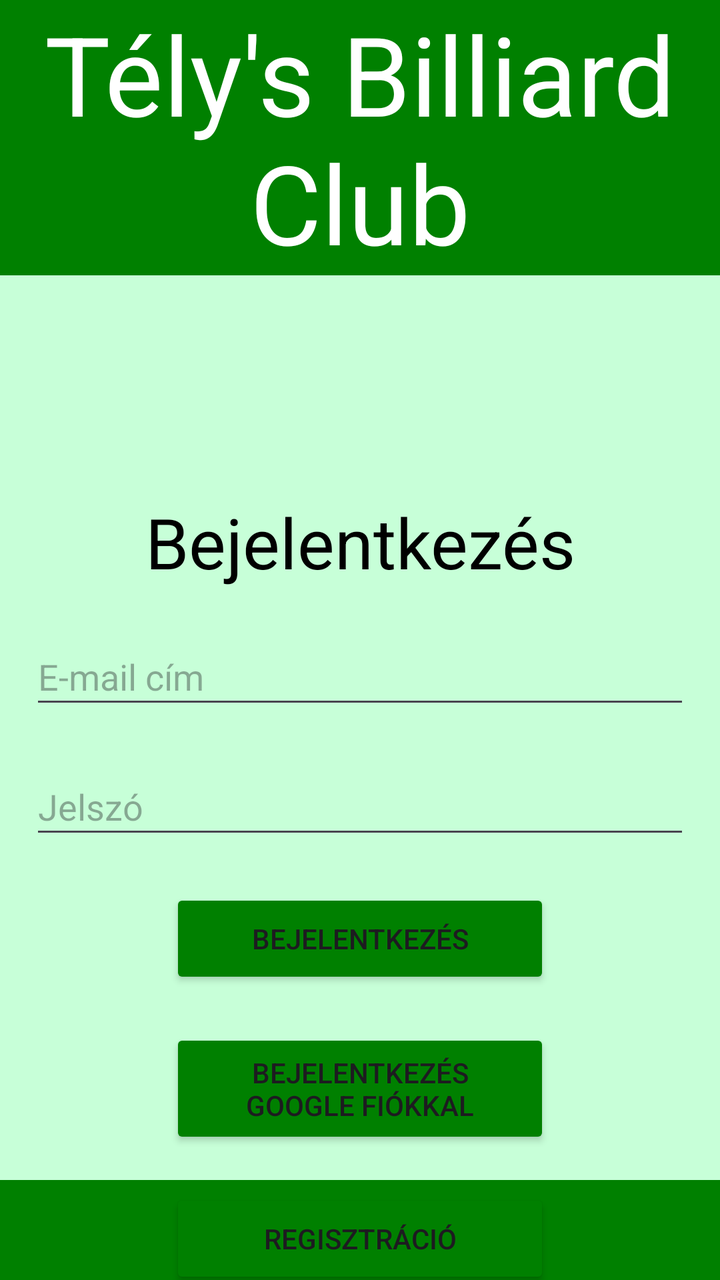
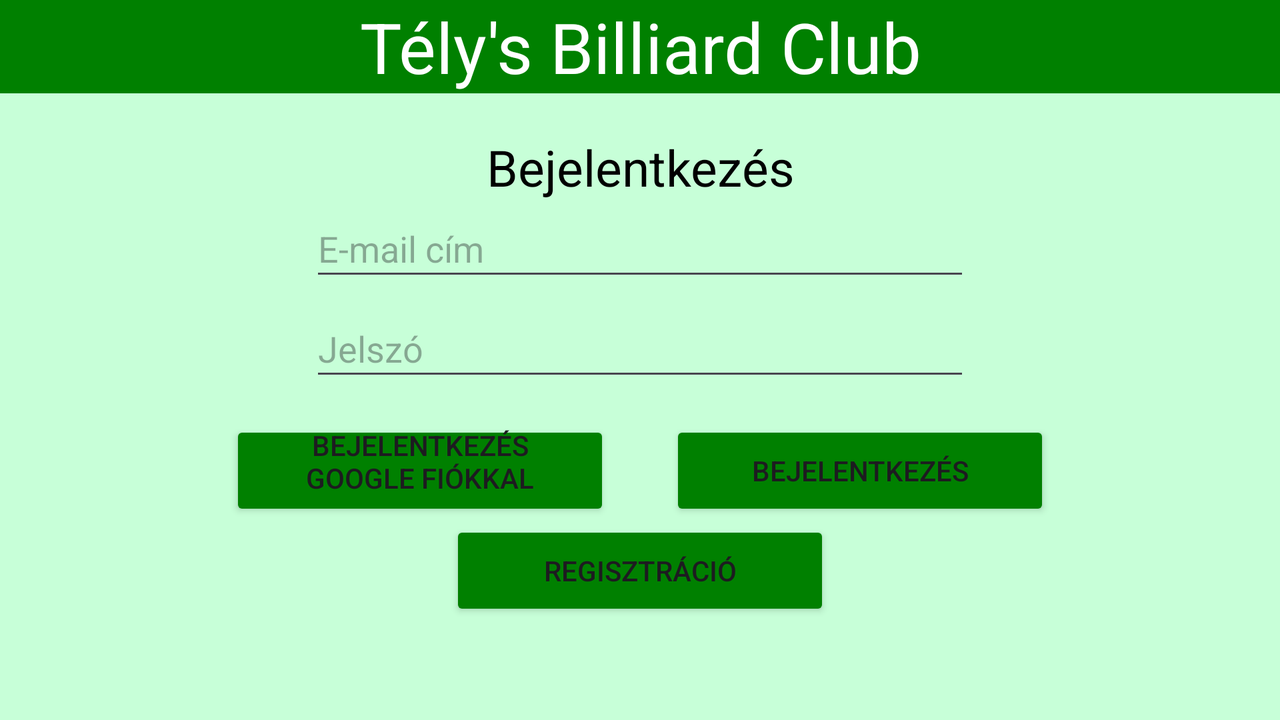

Compare how this app lays out the same screen by default and in its alternative resource folder. The renders come first, then the two layout files and the values they reference.
<!-- AndroidManifest.xml: application theme Theme.Billiard_idopontfoglalo_app -->
<!-- res/layout/activity_main.xml -->
<?xml version="1.0" encoding="utf-8"?>
<androidx.constraintlayout.widget.ConstraintLayout xmlns:android="http://schemas.android.com/apk/res/android"
    xmlns:app="http://schemas.android.com/apk/res-auto"
    xmlns:tools="http://schemas.android.com/tools"
    android:id="@+id/main"
    android:layout_width="match_parent"
    android:layout_height="match_parent"
    android:background="@color/light_green"
    tools:context=".MainActivity">


    <TextView
        android:id="@+id/BilliardClubNameEditText"
        android:layout_width="match_parent"
        android:layout_height="wrap_content"
        android:background="@color/dark_green"
        android:textColor="@color/white"
        android:text="@string/billiard_club_name"
        android:textAlignment="center"
        android:textSize="55sp"
        android:typeface="sans"
        />

    <TextView
        android:id="@+id/BejelentkezesEditText"
        android:layout_width="match_parent"
        android:layout_height="wrap_content"
        android:layout_marginTop="110dp"
        android:layout_marginBottom="@dimen/login_edittext_distance"
        android:textSize="35sp"
        android:text="@string/login_text"
        android:textAlignment="center"
        android:textAppearance="@color/black"
        app:layout_constraintTop_toBottomOf="@+id/BilliardClubNameEditText"
        app:layout_constraintEnd_toEndOf="parent"
        app:layout_constraintStart_toStartOf="parent" />

    <EditText
        android:id="@+id/EmailEditText"
        android:layout_width="@dimen/long_edittext_width"
        android:layout_height="@dimen/edittext_height"
        android:layout_marginTop="@dimen/login_edittext_distance"
        android:hint="@string/email_address"
        android:inputType="textEmailAddress"
        app:layout_constraintTop_toBottomOf="@+id/BejelentkezesEditText"
        app:layout_constraintStart_toStartOf="parent"
        app:layout_constraintEnd_toEndOf="parent"
        app:layout_constraintVertical_bias="0.3"
         />

    <EditText
        android:id="@+id/PasswordEditText"
        android:layout_width="@dimen/long_edittext_width"
        android:layout_height="@dimen/edittext_height"
        android:layout_marginTop="@dimen/login_edittext_distance"
        android:hint="@string/password"
        android:inputType="textPassword"
        app:layout_constraintTop_toBottomOf="@+id/EmailEditText"
        app:layout_constraintStart_toStartOf="parent"
        app:layout_constraintEnd_toEndOf="parent"
        app:layout_constraintVertical_bias="0.4"
        />

    <Button
        android:id="@+id/loginButton"
        android:layout_width="@dimen/button_width"
        android:layout_height="50dp"
        android:layout_marginTop="@dimen/login_edittext_distance"
        android:onClick="login"
        android:text="@string/login"
        android:backgroundTint="@color/dark_green"
        app:layout_constraintTop_toBottomOf="@+id/PasswordEditText"
        app:layout_constraintStart_toStartOf="parent"
        app:layout_constraintEnd_toEndOf="parent"
        app:layout_constraintVertical_bias="0.5"
        />

    <Button
        android:id="@+id/loginWithGoogleButton"
        android:layout_width="@dimen/button_width"
        android:layout_height="60dp"
        android:layout_marginTop="@dimen/login_edittext_distance"
        android:backgroundTint="@color/dark_green"
        android:onClick="loginWithGoogle"
        android:text="@string/login_with_google"
        app:layout_constraintTop_toBottomOf="@+id/loginButton"
        app:layout_constraintStart_toStartOf="parent"
        app:layout_constraintEnd_toEndOf="parent"
        app:layout_constraintVertical_bias="0.6"
        />

    <Button
        android:id="@+id/regiszterButton"
        android:layout_width="@dimen/button_width"
        android:layout_height="50dp"
        android:layout_marginTop="@dimen/login_edittext_distance"
        android:backgroundTint="@color/dark_green"
        android:onClick="regist"
        android:text="@string/register"
        app:layout_constraintTop_toBottomOf="@+id/loginWithGoogleButton"
        app:layout_constraintStart_toStartOf="parent"
        app:layout_constraintEnd_toEndOf="parent"
        app:layout_constraintVertical_bias="0.7"
         />

    <FrameLayout
        android:id="@+id/BottomLine"
        android:layout_width="0dp"
        android:layout_height="50dp"
        android:background="@color/dark_green"
        app:layout_constraintBottom_toBottomOf="parent"
        app:layout_constraintEnd_toEndOf="parent"
        app:layout_constraintHorizontal_bias="0.0"
        app:layout_constraintStart_toStartOf="parent"
        app:layout_constraintTop_toTopOf="parent"
        app:layout_constraintVertical_bias="1.0">
    </FrameLayout>

</androidx.constraintlayout.widget.ConstraintLayout>
<!-- resources referenced by this layout -->
<resources>
  <color name="black">#FF000000</color>
  <color name="dark_green">#008000</color>
  <color name="light_green">#c7ffd8</color>
  <color name="white">#FFFFFFFF</color>
  <dimen name="button_width">190dp</dimen>
  <dimen name="edittext_height">45dp</dimen>
  <dimen name="login_edittext_distance">20dp</dimen>
  <dimen name="long_edittext_width">330dp</dimen>
  <string name="billiard_club_name">Tély\'s Billiard Club</string>
  <string name="email_address">E-mail cím</string>
  <string name="login">Bejelentkezés</string>
  <string name="login_text">Bejelentkezés</string>
  <string name="login_with_google">Bejelentkezés Google fiókkal</string>
  <string name="password">Jelszó</string>
  <string name="register">Regisztráció</string>
  <style name="Theme.Billiard_idopontfoglalo_app" parent="Base.Theme.Billiard_idopontfoglalo_app" />
  <style name="Base.Theme.Billiard_idopontfoglalo_app" parent="Theme.Material3.DayNight.NoActionBar">
          
          
      </style>
</resources>
<!-- res/layout-land/activity_main.xml (the author's variant of the layout above) -->
<!-- drawn on the phone turned sideways -->
<?xml version="1.0" encoding="utf-8"?>
<LinearLayout xmlns:app="http://schemas.android.com/apk/res-auto"
    xmlns:tools="http://schemas.android.com/tools"
    xmlns:android="http://schemas.android.com/apk/res/android"
    android:id="@+id/main"
    android:layout_width="match_parent"
    android:layout_height="match_parent"
    android:orientation="vertical"
    android:background="@color/light_green"
    tools:context=".MainActivity">


    <TextView
        android:id="@+id/BilliardClubNameEditText"
        android:layout_width="match_parent"
        android:layout_height="wrap_content"
        android:background="@color/dark_green"
        android:text="@string/billiard_club_name"
        android:textAlignment="center"
        android:textColor="@color/white"
        android:textColorHighlight="@color/dark_green"
        android:textSize="35sp"
        android:typeface="sans" />

    <TextView
        android:id="@+id/BejelentkezesEditText"
        android:layout_width="match_parent"
        android:layout_height="wrap_content"
        android:layout_marginTop="@dimen/login_edittext_distance"
        android:textSize="25sp"
        android:text="@string/login_text"
        android:textAlignment="center"
        android:textAppearance="@color/black"
        app:layout_constraintBottom_toTopOf="@+id/EmailEditText"
        app:layout_constraintEnd_toEndOf="parent"
        app:layout_constraintStart_toStartOf="parent" />


    <EditText
        android:id="@+id/EmailEditText"
        android:layout_width="@dimen/long_edittext_width"
        android:layout_height="@dimen/edittext_height"
        android:hint="@string/email_address"
        android:inputType="textEmailAddress"
        tools:layout_editor_absoluteX="30dp"
        android:layout_gravity="center"
        app:layout_constraintStart_toStartOf="parent"
        app:layout_constraintEnd_toEndOf="parent"
        app:layout_constraintVertical_bias="0.3"/>

    <EditText
        android:id="@+id/PasswordEditText"
        android:layout_width="@dimen/long_edittext_width"
        android:layout_height="@dimen/edittext_height"
        android:layout_marginTop="5dp"
        android:hint="@string/password"
        android:inputType="textPassword"
        android:layout_gravity="center"
        app:layout_constraintStart_toStartOf="parent"
        app:layout_constraintEnd_toEndOf="parent"
        app:layout_constraintVertical_bias="0.4"
        />

    <LinearLayout
        android:layout_width="match_parent"
        android:layout_height="wrap_content"
        android:layout_marginTop="15dp"
        android:id="@+id/bejelentkezeslinear"
        android:gravity="center"
        android:orientation="horizontal">

        <Button
            android:id="@+id/loginWithGoogleButton"
            android:layout_width="@dimen/button_width"
            android:layout_height="50dp"
            android:onClick="loginWithGoogle"
            android:text="@string/login_with_google"
            android:backgroundTint="@color/dark_green"
            android:paddingTop="1dp"/>

        <Space
            android:layout_width="30dp"
            android:layout_height="match_parent" />

        <Button
            android:id="@+id/loginButton"
            android:layout_width="@dimen/button_width"
            android:layout_height="50dp"
            android:onClick="login"
            android:text="@string/login"
            android:backgroundTint="@color/dark_green"/>

    </LinearLayout>

    <Button
        android:id="@+id/regiszterButton"
        android:layout_width="@dimen/button_width"
        android:layout_height="50dp"
        android:onClick="regist"
        android:textAlignment="center"
        android:text="@string/register"
        android:layout_gravity="center"
        android:backgroundTint="@color/dark_green"
        app:layout_constraintTop_toBottomOf="@+id/bejelentkezeslinear" />

</LinearLayout>
